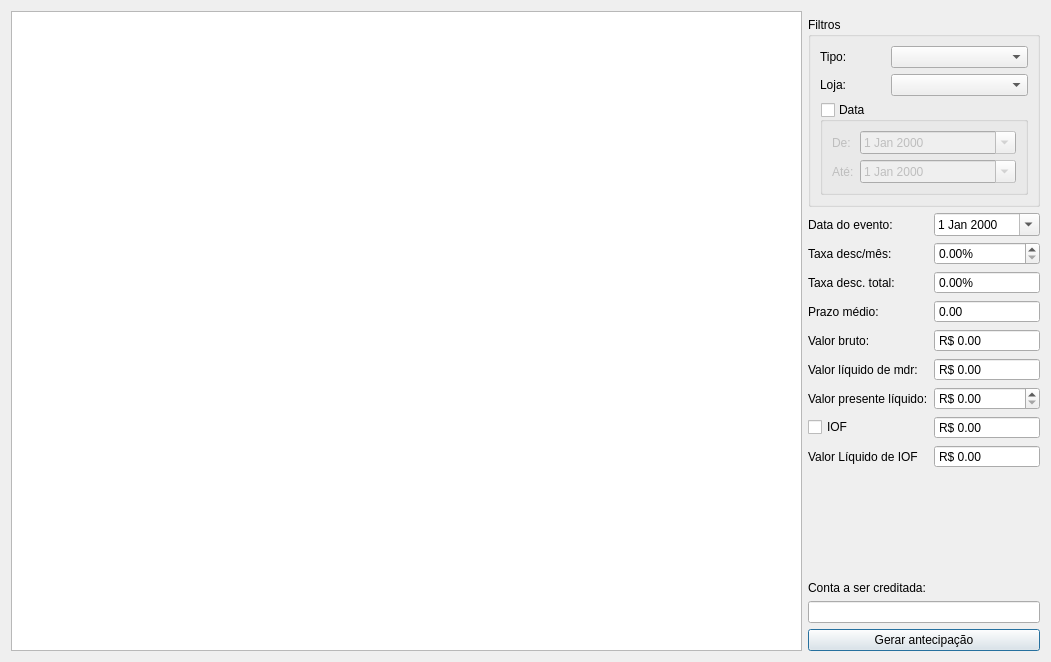
<?xml version="1.0" encoding="UTF-8"?>
<ui version="4.0">
 <class>AnteciparRecebimento</class>
 <widget class="QDialog" name="AnteciparRecebimento">
  <property name="geometry">
   <rect>
    <x>0</x>
    <y>0</y>
    <width>1051</width>
    <height>662</height>
   </rect>
  </property>
  <property name="windowTitle">
   <string>Antecipação</string>
  </property>
  <layout class="QGridLayout" name="gridLayout_2">
   <item row="1" column="3">
    <layout class="QGridLayout" name="gridLayout">
     <item row="1" column="0">
      <widget class="QLabel" name="label_7">
       <property name="text">
        <string>Data do evento:</string>
       </property>
      </widget>
     </item>
     <item row="13" column="0" colspan="2">
      <widget class="QPushButton" name="pushButtonGerar">
       <property name="enabled">
        <bool>true</bool>
       </property>
       <property name="text">
        <string>Gerar antecipação</string>
       </property>
      </widget>
     </item>
     <item row="3" column="1">
      <widget class="QDoubleSpinBox" name="doubleSpinBoxDescTotal">
       <property name="readOnly">
        <bool>true</bool>
       </property>
       <property name="buttonSymbols">
        <enum>QAbstractSpinBox::NoButtons</enum>
       </property>
       <property name="prefix">
        <string/>
       </property>
       <property name="suffix">
        <string>%</string>
       </property>
      </widget>
     </item>
     <item row="6" column="0">
      <widget class="QLabel" name="label_4">
       <property name="text">
        <string>Valor líquido de mdr:</string>
       </property>
      </widget>
     </item>
     <item row="10" column="0" colspan="2">
      <spacer name="verticalSpacer">
       <property name="orientation">
        <enum>Qt::Vertical</enum>
       </property>
       <property name="sizeHint" stdset="0">
        <size>
         <width>20</width>
         <height>40</height>
        </size>
       </property>
      </spacer>
     </item>
     <item row="4" column="0">
      <widget class="QLabel" name="label_6">
       <property name="text">
        <string>Prazo médio:</string>
       </property>
      </widget>
     </item>
     <item row="3" column="0">
      <widget class="QLabel" name="label_2">
       <property name="text">
        <string>Taxa desc. total:</string>
       </property>
      </widget>
     </item>
     <item row="5" column="0">
      <widget class="QLabel" name="label_3">
       <property name="text">
        <string>Valor bruto:</string>
       </property>
      </widget>
     </item>
     <item row="8" column="0">
      <widget class="QCheckBox" name="checkBoxIOF">
       <property name="text">
        <string>IOF</string>
       </property>
      </widget>
     </item>
     <item row="2" column="0">
      <widget class="QLabel" name="label">
       <property name="text">
        <string>Taxa desc/mês:</string>
       </property>
      </widget>
     </item>
     <item row="9" column="0">
      <widget class="QLabel" name="label_9">
       <property name="text">
        <string>Valor Líquido de IOF</string>
       </property>
      </widget>
     </item>
     <item row="9" column="1">
      <widget class="QDoubleSpinBox" name="doubleSpinBoxLiqIOF">
       <property name="layoutDirection">
        <enum>Qt::LeftToRight</enum>
       </property>
       <property name="readOnly">
        <bool>true</bool>
       </property>
       <property name="buttonSymbols">
        <enum>QAbstractSpinBox::NoButtons</enum>
       </property>
       <property name="showGroupSeparator" stdset="0">
        <bool>true</bool>
       </property>
       <property name="prefix">
        <string>R$ </string>
       </property>
       <property name="maximum">
        <double>9999999.990000000223517</double>
       </property>
      </widget>
     </item>
     <item row="8" column="1">
      <widget class="QDoubleSpinBox" name="doubleSpinBoxIOF">
       <property name="layoutDirection">
        <enum>Qt::LeftToRight</enum>
       </property>
       <property name="readOnly">
        <bool>true</bool>
       </property>
       <property name="buttonSymbols">
        <enum>QAbstractSpinBox::NoButtons</enum>
       </property>
       <property name="showGroupSeparator" stdset="0">
        <bool>true</bool>
       </property>
       <property name="prefix">
        <string>R$ </string>
       </property>
       <property name="maximum">
        <double>99999.990000000005239</double>
       </property>
      </widget>
     </item>
     <item row="7" column="1">
      <widget class="QDoubleSpinBox" name="doubleSpinBoxValorPresente">
       <property name="layoutDirection">
        <enum>Qt::LeftToRight</enum>
       </property>
       <property name="showGroupSeparator" stdset="0">
        <bool>true</bool>
       </property>
       <property name="prefix">
        <string>R$ </string>
       </property>
       <property name="maximum">
        <double>999999.989999999990687</double>
       </property>
      </widget>
     </item>
     <item row="6" column="1">
      <widget class="QDoubleSpinBox" name="doubleSpinBoxValorLiquido">
       <property name="readOnly">
        <bool>true</bool>
       </property>
       <property name="buttonSymbols">
        <enum>QAbstractSpinBox::NoButtons</enum>
       </property>
       <property name="showGroupSeparator" stdset="0">
        <bool>true</bool>
       </property>
       <property name="prefix">
        <string>R$ </string>
       </property>
       <property name="maximum">
        <double>999999.989999999990687</double>
       </property>
      </widget>
     </item>
     <item row="0" column="0" colspan="2">
      <widget class="QGroupBox" name="groupBox">
       <property name="title">
        <string>Filtros</string>
       </property>
       <layout class="QGridLayout" name="gridLayout_3">
        <item row="1" column="0">
         <widget class="QLabel" name="label_8">
          <property name="text">
           <string>Tipo:</string>
          </property>
         </widget>
        </item>
        <item row="2" column="0">
         <widget class="QLabel" name="label_10">
          <property name="text">
           <string>Loja:</string>
          </property>
         </widget>
        </item>
        <item row="3" column="0" colspan="3">
         <widget class="QGroupBox" name="groupBoxData">
          <property name="enabled">
           <bool>true</bool>
          </property>
          <property name="title">
           <string>Data</string>
          </property>
          <property name="checkable">
           <bool>true</bool>
          </property>
          <property name="checked">
           <bool>false</bool>
          </property>
          <layout class="QGridLayout" name="gridLayout_8">
           <item row="0" column="1">
            <widget class="QDateEdit" name="dateEditDe">
             <property name="enabled">
              <bool>true</bool>
             </property>
             <property name="calendarPopup">
              <bool>true</bool>
             </property>
            </widget>
           </item>
           <item row="2" column="1">
            <widget class="QDateEdit" name="dateEditAte">
             <property name="enabled">
              <bool>true</bool>
             </property>
             <property name="calendarPopup">
              <bool>true</bool>
             </property>
            </widget>
           </item>
           <item row="0" column="0">
            <widget class="QLabel" name="label_12">
             <property name="enabled">
              <bool>true</bool>
             </property>
             <property name="sizePolicy">
              <sizepolicy hsizetype="Maximum" vsizetype="Preferred">
               <horstretch>0</horstretch>
               <verstretch>0</verstretch>
              </sizepolicy>
             </property>
             <property name="text">
              <string>De:</string>
             </property>
            </widget>
           </item>
           <item row="2" column="0">
            <widget class="QLabel" name="label_13">
             <property name="enabled">
              <bool>true</bool>
             </property>
             <property name="sizePolicy">
              <sizepolicy hsizetype="Maximum" vsizetype="Preferred">
               <horstretch>0</horstretch>
               <verstretch>0</verstretch>
              </sizepolicy>
             </property>
             <property name="text">
              <string>Até:</string>
             </property>
            </widget>
           </item>
          </layout>
         </widget>
        </item>
        <item row="1" column="1" colspan="2">
         <widget class="QComboBox" name="comboBoxPagamento"/>
        </item>
        <item row="2" column="1" colspan="2">
         <widget class="ComboBox" name="comboBoxLoja"/>
        </item>
       </layout>
      </widget>
     </item>
     <item row="7" column="0">
      <widget class="QLabel" name="label_5">
       <property name="text">
        <string>Valor presente líquido:</string>
       </property>
      </widget>
     </item>
     <item row="5" column="1">
      <widget class="QDoubleSpinBox" name="doubleSpinBoxValorBruto">
       <property name="readOnly">
        <bool>true</bool>
       </property>
       <property name="buttonSymbols">
        <enum>QAbstractSpinBox::NoButtons</enum>
       </property>
       <property name="showGroupSeparator" stdset="0">
        <bool>true</bool>
       </property>
       <property name="prefix">
        <string>R$ </string>
       </property>
       <property name="maximum">
        <double>999999.989999999990687</double>
       </property>
      </widget>
     </item>
     <item row="12" column="0" colspan="2">
      <widget class="ItemBox" name="itemBoxConta"/>
     </item>
     <item row="1" column="1">
      <widget class="QDateEdit" name="dateEditEvento">
       <property name="calendarPopup">
        <bool>true</bool>
       </property>
      </widget>
     </item>
     <item row="2" column="1">
      <widget class="QDoubleSpinBox" name="doubleSpinBoxDescMes">
       <property name="prefix">
        <string/>
       </property>
       <property name="suffix">
        <string>%</string>
       </property>
      </widget>
     </item>
     <item row="11" column="0">
      <widget class="QLabel" name="label_11">
       <property name="text">
        <string>Conta a ser creditada:</string>
       </property>
      </widget>
     </item>
     <item row="4" column="1">
      <widget class="QDoubleSpinBox" name="doubleSpinBoxPrazoMedio">
       <property name="wrapping">
        <bool>false</bool>
       </property>
       <property name="readOnly">
        <bool>true</bool>
       </property>
       <property name="buttonSymbols">
        <enum>QAbstractSpinBox::NoButtons</enum>
       </property>
       <property name="showGroupSeparator" stdset="0">
        <bool>true</bool>
       </property>
       <property name="maximum">
        <double>999.990000000000009</double>
       </property>
      </widget>
     </item>
    </layout>
   </item>
   <item row="0" column="1" rowspan="2">
    <widget class="TableView" name="table">
     <property name="editTriggers">
      <set>QAbstractItemView::NoEditTriggers</set>
     </property>
     <property name="selectionMode">
      <enum>QAbstractItemView::MultiSelection</enum>
     </property>
     <property name="selectionBehavior">
      <enum>QAbstractItemView::SelectRows</enum>
     </property>
    </widget>
   </item>
  </layout>
 </widget>
 <customwidgets>
  <customwidget>
   <class>TableView</class>
   <extends>QTableView</extends>
   <header>src/tableview.h</header>
  </customwidget>
  <customwidget>
   <class>ComboBox</class>
   <extends>QComboBox</extends>
   <header>src/combobox.h</header>
  </customwidget>
  <customwidget>
   <class>ItemBox</class>
   <extends>QLineEdit</extends>
   <header>src/itembox.h</header>
  </customwidget>
 </customwidgets>
 <tabstops>
  <tabstop>table</tabstop>
  <tabstop>comboBoxPagamento</tabstop>
  <tabstop>comboBoxLoja</tabstop>
  <tabstop>dateEditEvento</tabstop>
  <tabstop>doubleSpinBoxDescMes</tabstop>
  <tabstop>doubleSpinBoxDescTotal</tabstop>
  <tabstop>doubleSpinBoxPrazoMedio</tabstop>
  <tabstop>doubleSpinBoxValorBruto</tabstop>
  <tabstop>doubleSpinBoxValorLiquido</tabstop>
  <tabstop>doubleSpinBoxValorPresente</tabstop>
  <tabstop>checkBoxIOF</tabstop>
  <tabstop>doubleSpinBoxIOF</tabstop>
  <tabstop>doubleSpinBoxLiqIOF</tabstop>
  <tabstop>itemBoxConta</tabstop>
  <tabstop>pushButtonGerar</tabstop>
 </tabstops>
 <resources/>
 <connections/>
</ui>
